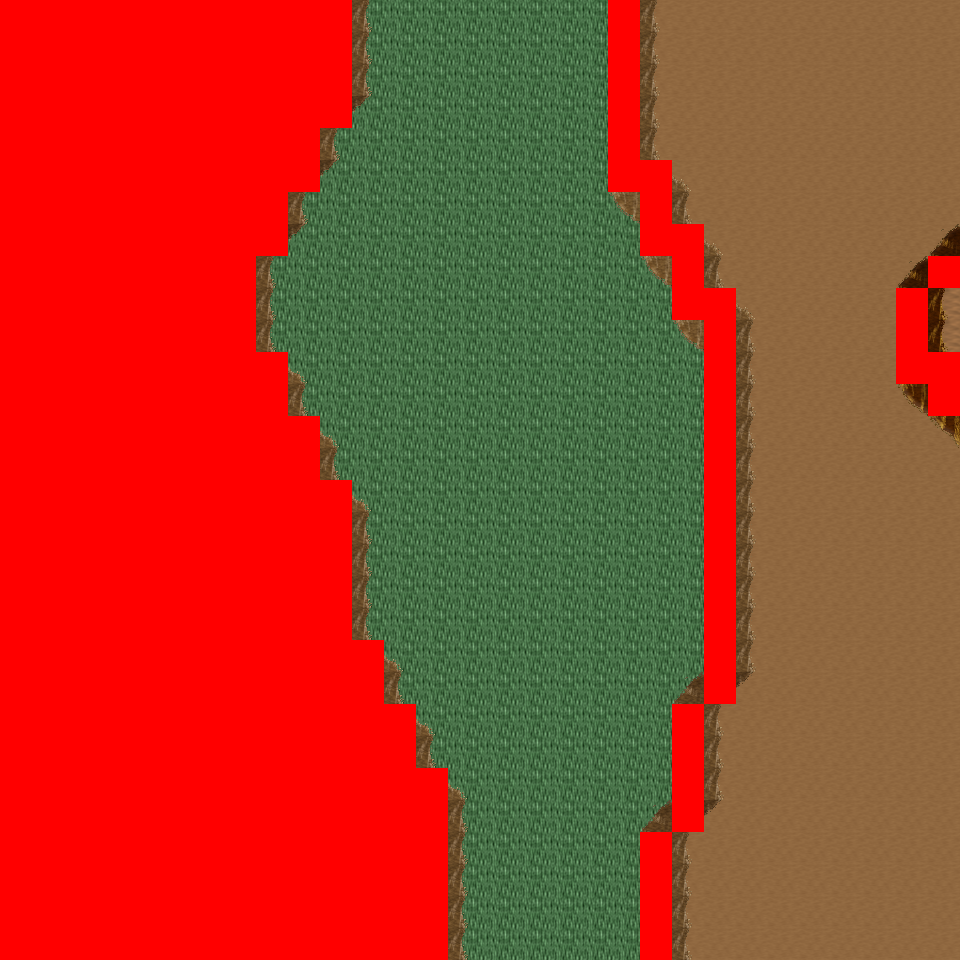

A level layout from a 2D game, rendered from its tile map. Below: a short description, then the map file with tile-grid data replaced by summaries:
An orthogonal 30x30 tile map with 32x32 px tiles, 6 tile layers (Ground, Object, Object2, Above, ...), 8 tilesets and 5 objects (5x mapExit).

<map version="1.0" orientation="orthogonal" renderorder="right-down" width="30" height="30" tilewidth="32" tileheight="32" nextobjectid="6">
  <tileset firstgid="1" name="tileset_logic_collision" tilewidth="32" tileheight="32" tilecount="1" columns="1">
    <image source="../drawable/tileset_logic_collision.png" width="32" height="32" />
  </tileset>
  <tileset firstgid="2" name="tileset_ground_ground" tilewidth="32" tileheight="32" tilecount="33" columns="3">
    <image source="../drawable/tileset_ground_ground.png" width="96" height="352" />
  </tileset>
  <tileset firstgid="35" name="tileset_ground_ridge_earth_pale" tilewidth="32" tileheight="32" tilecount="96" columns="12">
    <image source="../drawable/tileset_ground_ridge_earth_pale.png" width="384" height="256" />
  </tileset>
  <tileset firstgid="131" name="tileset_ground_ridge_earth_dark" tilewidth="32" tileheight="32" tilecount="96" columns="12">
    <image source="../drawable/tileset_ground_ridge_earth_dark.png" width="384" height="256" />
  </tileset>
  <tileset firstgid="227" name="tileset_terrain_desert" tilewidth="32" tileheight="32" tilecount="88" columns="8">
    <image source="../drawable/tileset_terrain_desert.png" width="256" height="352" />
  </tileset>
  <tileset firstgid="315" name="tileset_plant_tree_tree_darkgreen" tilewidth="32" tileheight="32" tilecount="88" columns="8">
    <image source="../drawable/tileset_plant_tree_tree_darkgreen.png" width="256" height="352" />
  </tileset>
  <tileset firstgid="403" name="tileset_plant_cactus_2" tilewidth="32" tileheight="32" tilecount="10" columns="5">
    <image source="../drawable/tileset_plant_cactus_2.png" width="160" height="64" />
  </tileset>
  <tileset firstgid="413" name="tileset_ground_sand_2" tilewidth="32" tileheight="32" tilecount="15" columns="5">
    <image source="../drawable/tileset_ground_sand_2.png" width="160" height="96" />
  </tileset>
  <layer name="Ground" width="30" height="30">
    <data>[900 cells, 900 non-empty, 4 distinct tile ids]</data>
  </layer>
  <layer name="Object" width="30" height="30">
    <data>[900 cells, 205 non-empty, 29 distinct tile ids]</data>
  </layer>
  <layer name="Object2" width="30" height="30">
    <data>[900 cells, 0 non-empty, 0 distinct tile ids]</data>
  </layer>
  <layer name="Above" width="30" height="30">
    <data>[900 cells, 177 non-empty, 17 distinct tile ids]</data>
  </layer>
  <layer name="Above2" width="30" height="30">
    <data>[900 cells, 0 non-empty, 0 distinct tile ids]</data>
  </layer>
  <layer name="Walkable" width="30" height="30">
    <data>[900 cells, 372 non-empty, 1 distinct tile ids]</data>
  </layer>
  <objectgroup name="MapEvents">
    <object id="1" name="south" type="mapExit" x="448" y="928" width="192" height="32">
      <properties>
        <property name="map" value="level_0_x0_y129" />
        <property name="x" value="14" />
        <property name="y" value="1" />
      </properties>
    </object>
    <object id="2" name="south2" type="mapExit" x="672" y="928" width="288" height="32">
      <properties>
        <property name="map" value="level_0_x0_y129" />
        <property name="x" value="21" />
        <property name="y" value="1" />
      </properties>
    </object>
    <object id="3" name="east" type="mapExit" x="928" y="0" width="32" height="256">
      <properties>
        <property name="map" value="level_0_x1_y128" />
        <property name="x" value="1" />
        <property name="y" value="0" />
      </properties>
    </object>
    <object id="4" name="east2" type="mapExit" x="928" y="288" width="32" height="64">
      <properties>
        <property name="map" value="level_0_x1_y128" />
        <property name="x" value="1" />
        <property name="y" value="9" />
      </properties>
    </object>
    <object id="5" name="east3" type="mapExit" x="928" y="416" width="32" height="544">
      <properties>
        <property name="map" value="level_0_x1_y128" />
        <property name="x" value="1" />
        <property name="y" value="13" />
      </properties>
    </object>
  </objectgroup>
</map>
